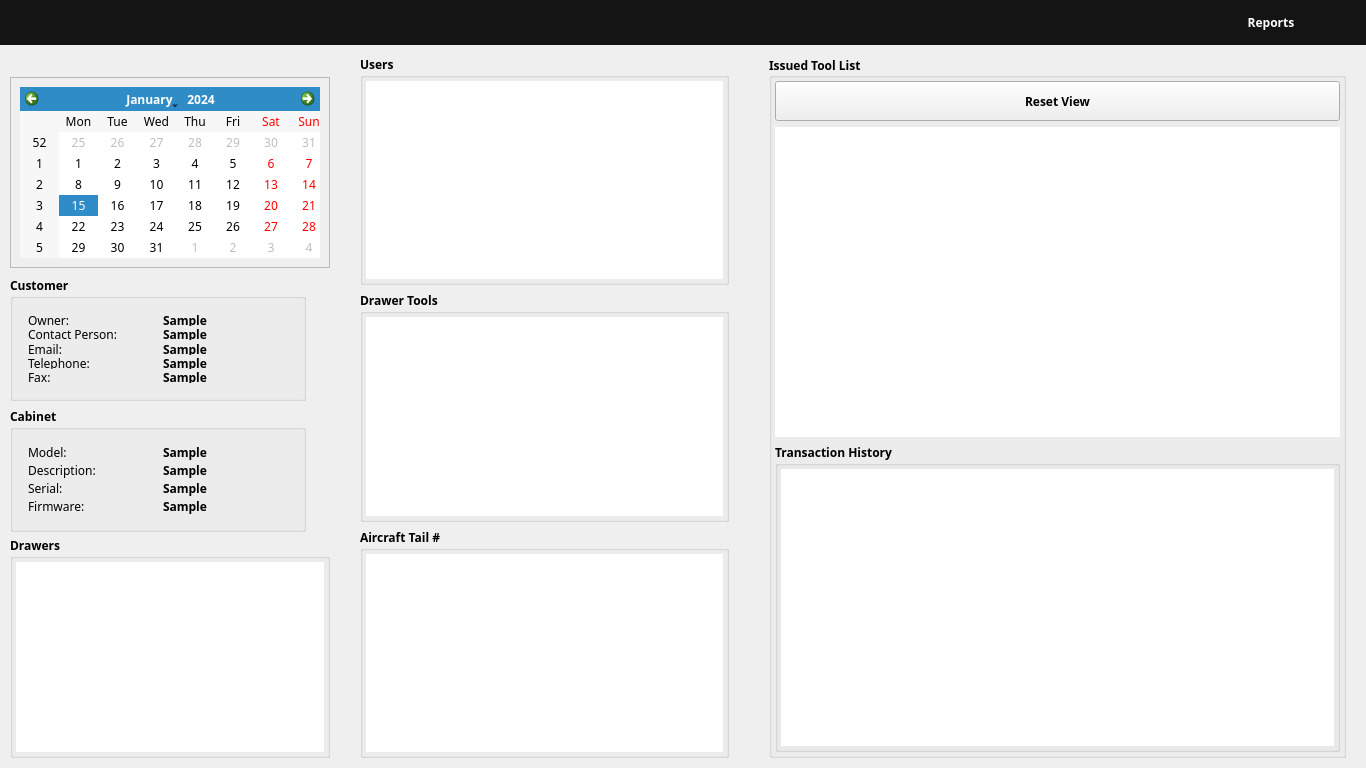
<?xml version="1.0" encoding="UTF-8"?>
<ui version="4.0">
 <class>dashboard</class>
 <widget class="QDialog" name="dashboard">
  <property name="geometry">
   <rect>
    <x>0</x>
    <y>0</y>
    <width>1366</width>
    <height>768</height>
   </rect>
  </property>
  <property name="sizePolicy">
   <sizepolicy hsizetype="Fixed" vsizetype="Fixed">
    <horstretch>0</horstretch>
    <verstretch>0</verstretch>
   </sizepolicy>
  </property>
  <property name="minimumSize">
   <size>
    <width>1366</width>
    <height>768</height>
   </size>
  </property>
  <property name="maximumSize">
   <size>
    <width>16777215</width>
    <height>857</height>
   </size>
  </property>
  <property name="font">
   <font>
    <family>Century Gothic</family>
    <pointsize>9</pointsize>
   </font>
  </property>
  <property name="windowTitle">
   <string>Dialog</string>
  </property>
  <layout class="QGridLayout" name="gridLayout">
   <property name="leftMargin">
    <number>0</number>
   </property>
   <property name="topMargin">
    <number>0</number>
   </property>
   <property name="rightMargin">
    <number>0</number>
   </property>
   <property name="bottomMargin">
    <number>0</number>
   </property>
   <item row="0" column="0">
    <layout class="QVBoxLayout" name="verticalLayout_5">
     <property name="spacing">
      <number>0</number>
     </property>
     <item>
      <widget class="QFrame" name="frame">
       <property name="sizePolicy">
        <sizepolicy hsizetype="Expanding" vsizetype="Fixed">
         <horstretch>0</horstretch>
         <verstretch>0</verstretch>
        </sizepolicy>
       </property>
       <property name="minimumSize">
        <size>
         <width>0</width>
         <height>45</height>
        </size>
       </property>
       <property name="maximumSize">
        <size>
         <width>16777215</width>
         <height>45</height>
        </size>
       </property>
       <property name="styleSheet">
        <string notr="true">background-color: rgb(20, 20, 20);</string>
       </property>
       <layout class="QHBoxLayout" name="horizontalLayout">
        <item>
         <widget class="QLabel" name="imglogo">
          <property name="sizePolicy">
           <sizepolicy hsizetype="Fixed" vsizetype="Fixed">
            <horstretch>0</horstretch>
            <verstretch>0</verstretch>
           </sizepolicy>
          </property>
          <property name="minimumSize">
           <size>
            <width>212</width>
            <height>22</height>
           </size>
          </property>
          <property name="maximumSize">
           <size>
            <width>212</width>
            <height>22</height>
           </size>
          </property>
          <property name="text">
           <string/>
          </property>
          <property name="pixmap">
           <pixmap>images/henhmantrak_logo_small.png</pixmap>
          </property>
         </widget>
        </item>
        <item>
         <widget class="QLabel" name="img_dashboard">
          <property name="minimumSize">
           <size>
            <width>212</width>
            <height>25</height>
           </size>
          </property>
          <property name="maximumSize">
           <size>
            <width>212</width>
            <height>25</height>
           </size>
          </property>
          <property name="text">
           <string/>
          </property>
          <property name="pixmap">
           <pixmap>images/dashboard.png</pixmap>
          </property>
         </widget>
        </item>
        <item>
         <spacer name="horizontalSpacer">
          <property name="orientation">
           <enum>Qt::Horizontal</enum>
          </property>
          <property name="sizeType">
           <enum>QSizePolicy::Expanding</enum>
          </property>
          <property name="sizeHint" stdset="0">
           <size>
            <width>100</width>
            <height>20</height>
           </size>
          </property>
         </spacer>
        </item>
        <item>
         <widget class="QPushButton" name="btnReports">
          <property name="font">
           <font>
            <family>Century Gothic</family>
            <pointsize>9</pointsize>
            <weight>75</weight>
            <bold>true</bold>
           </font>
          </property>
          <property name="styleSheet">
           <string notr="true">color: rgb(255, 255, 255);
background-color: rgb(0, 0, 0);</string>
          </property>
          <property name="text">
           <string>Reports</string>
          </property>
          <property name="flat">
           <bool>true</bool>
          </property>
         </widget>
        </item>
        <item>
         <widget class="QPushButton" name="btnClose">
          <property name="text">
           <string/>
          </property>
          <property name="icon">
           <iconset resource="resources.qrc">
            <normaloff>:/images/images/close.png</normaloff>:/images/images/close.png</iconset>
          </property>
          <property name="iconSize">
           <size>
            <width>24</width>
            <height>24</height>
           </size>
          </property>
          <property name="flat">
           <bool>true</bool>
          </property>
         </widget>
        </item>
       </layout>
      </widget>
     </item>
     <item>
      <layout class="QHBoxLayout" name="horizontalLayout_3">
       <property name="spacing">
        <number>0</number>
       </property>
       <item>
        <widget class="QFrame" name="frame">
         <property name="sizePolicy">
          <sizepolicy hsizetype="Fixed" vsizetype="Fixed">
           <horstretch>0</horstretch>
           <verstretch>0</verstretch>
          </sizepolicy>
         </property>
         <property name="minimumSize">
          <size>
           <width>300</width>
           <height>0</height>
          </size>
         </property>
         <property name="maximumSize">
          <size>
           <width>225</width>
           <height>16777215</height>
          </size>
         </property>
         <layout class="QVBoxLayout" name="verticalLayout">
          <property name="sizeConstraint">
           <enum>QLayout::SetMinimumSize</enum>
          </property>
          <property name="leftMargin">
           <number>10</number>
          </property>
          <property name="topMargin">
           <number>10</number>
          </property>
          <property name="rightMargin">
           <number>10</number>
          </property>
          <property name="bottomMargin">
           <number>10</number>
          </property>
          <item>
           <widget class="QLabel" name="logo">
            <property name="sizePolicy">
             <sizepolicy hsizetype="Expanding" vsizetype="Fixed">
              <horstretch>0</horstretch>
              <verstretch>0</verstretch>
             </sizepolicy>
            </property>
            <property name="text">
             <string/>
            </property>
            <property name="pixmap">
             <pixmap>images/comLogo.png</pixmap>
            </property>
           </widget>
          </item>
          <item>
           <widget class="QFrame" name="calendar">
            <property name="sizePolicy">
             <sizepolicy hsizetype="Fixed" vsizetype="Fixed">
              <horstretch>225</horstretch>
              <verstretch>162</verstretch>
             </sizepolicy>
            </property>
            <property name="maximumSize">
             <size>
              <width>320</width>
              <height>220</height>
             </size>
            </property>
            <property name="frameShape">
             <enum>QFrame::StyledPanel</enum>
            </property>
            <property name="frameShadow">
             <enum>QFrame::Raised</enum>
            </property>
            <layout class="QGridLayout" name="gridLayout_2">
             <item row="0" column="0">
              <widget class="QCalendarWidget" name="calendarWidget">
               <property name="sizePolicy">
                <sizepolicy hsizetype="Expanding" vsizetype="Fixed">
                 <horstretch>0</horstretch>
                 <verstretch>0</verstretch>
                </sizepolicy>
               </property>
               <property name="minimumSize">
                <size>
                 <width>0</width>
                 <height>0</height>
                </size>
               </property>
              </widget>
             </item>
            </layout>
           </widget>
          </item>
          <item>
           <widget class="QGroupBox" name="gbCustomer">
            <property name="sizePolicy">
             <sizepolicy hsizetype="Expanding" vsizetype="Fixed">
              <horstretch>225</horstretch>
              <verstretch>121</verstretch>
             </sizepolicy>
            </property>
            <property name="minimumSize">
             <size>
              <width>0</width>
              <height>125</height>
             </size>
            </property>
            <property name="maximumSize">
             <size>
              <width>296</width>
              <height>121</height>
             </size>
            </property>
            <property name="font">
             <font>
              <weight>75</weight>
              <bold>true</bold>
             </font>
            </property>
            <property name="title">
             <string>Customer</string>
            </property>
            <property name="flat">
             <bool>true</bool>
            </property>
            <layout class="QGridLayout" name="gridLayout_11">
             <item row="0" column="0">
              <layout class="QGridLayout" name="gridLayout_3">
               <property name="leftMargin">
                <number>6</number>
               </property>
               <property name="topMargin">
                <number>6</number>
               </property>
               <property name="rightMargin">
                <number>6</number>
               </property>
               <property name="bottomMargin">
                <number>6</number>
               </property>
               <property name="horizontalSpacing">
                <number>9</number>
               </property>
               <property name="verticalSpacing">
                <number>3</number>
               </property>
               <item row="0" column="1">
                <widget class="QLabel" name="owner">
                 <property name="text">
                  <string>Sample</string>
                 </property>
                </widget>
               </item>
               <item row="1" column="0">
                <widget class="QLabel" name="label_2">
                 <property name="font">
                  <font>
                   <weight>50</weight>
                   <bold>false</bold>
                  </font>
                 </property>
                 <property name="text">
                  <string>Contact Person:</string>
                 </property>
                </widget>
               </item>
               <item row="1" column="1">
                <widget class="QLabel" name="contact">
                 <property name="text">
                  <string>Sample</string>
                 </property>
                </widget>
               </item>
               <item row="2" column="0">
                <widget class="QLabel" name="label_3">
                 <property name="font">
                  <font>
                   <weight>50</weight>
                   <bold>false</bold>
                  </font>
                 </property>
                 <property name="text">
                  <string>Email:</string>
                 </property>
                </widget>
               </item>
               <item row="2" column="1">
                <widget class="QLabel" name="email">
                 <property name="text">
                  <string>Sample</string>
                 </property>
                </widget>
               </item>
               <item row="3" column="0">
                <widget class="QLabel" name="label_4">
                 <property name="font">
                  <font>
                   <weight>50</weight>
                   <bold>false</bold>
                  </font>
                 </property>
                 <property name="text">
                  <string>Telephone:</string>
                 </property>
                </widget>
               </item>
               <item row="3" column="1">
                <widget class="QLabel" name="telephone">
                 <property name="text">
                  <string>Sample</string>
                 </property>
                </widget>
               </item>
               <item row="4" column="0">
                <widget class="QLabel" name="label_5">
                 <property name="font">
                  <font>
                   <weight>50</weight>
                   <bold>false</bold>
                  </font>
                 </property>
                 <property name="text">
                  <string>Fax:</string>
                 </property>
                </widget>
               </item>
               <item row="4" column="1">
                <widget class="QLabel" name="fax">
                 <property name="text">
                  <string>Sample</string>
                 </property>
                </widget>
               </item>
               <item row="0" column="0">
                <widget class="QLabel" name="label">
                 <property name="font">
                  <font>
                   <weight>50</weight>
                   <bold>false</bold>
                  </font>
                 </property>
                 <property name="text">
                  <string>Owner:</string>
                 </property>
                </widget>
               </item>
              </layout>
             </item>
            </layout>
           </widget>
          </item>
          <item>
           <widget class="QGroupBox" name="gbCabinet">
            <property name="sizePolicy">
             <sizepolicy hsizetype="Expanding" vsizetype="Expanding">
              <horstretch>225</horstretch>
              <verstretch>121</verstretch>
             </sizepolicy>
            </property>
            <property name="minimumSize">
             <size>
              <width>0</width>
              <height>125</height>
             </size>
            </property>
            <property name="maximumSize">
             <size>
              <width>296</width>
              <height>121</height>
             </size>
            </property>
            <property name="font">
             <font>
              <weight>75</weight>
              <bold>true</bold>
             </font>
            </property>
            <property name="title">
             <string>Cabinet</string>
            </property>
            <property name="flat">
             <bool>true</bool>
            </property>
            <layout class="QGridLayout" name="gridLayout_12">
             <item row="0" column="0">
              <layout class="QGridLayout" name="gridLayout_4">
               <property name="leftMargin">
                <number>6</number>
               </property>
               <property name="topMargin">
                <number>6</number>
               </property>
               <property name="rightMargin">
                <number>6</number>
               </property>
               <property name="bottomMargin">
                <number>6</number>
               </property>
               <property name="horizontalSpacing">
                <number>9</number>
               </property>
               <property name="verticalSpacing">
                <number>3</number>
               </property>
               <item row="0" column="1">
                <widget class="QLabel" name="model">
                 <property name="text">
                  <string>Sample</string>
                 </property>
                </widget>
               </item>
               <item row="1" column="1">
                <widget class="QLabel" name="description">
                 <property name="text">
                  <string>Sample</string>
                 </property>
                </widget>
               </item>
               <item row="2" column="1">
                <widget class="QLabel" name="serial">
                 <property name="text">
                  <string>Sample</string>
                 </property>
                </widget>
               </item>
               <item row="2" column="0">
                <widget class="QLabel" name="label_7">
                 <property name="font">
                  <font>
                   <weight>50</weight>
                   <bold>false</bold>
                  </font>
                 </property>
                 <property name="text">
                  <string>Serial:</string>
                 </property>
                </widget>
               </item>
               <item row="3" column="0">
                <widget class="QLabel" name="label_8">
                 <property name="font">
                  <font>
                   <weight>50</weight>
                   <bold>false</bold>
                  </font>
                 </property>
                 <property name="text">
                  <string>Firmware:</string>
                 </property>
                </widget>
               </item>
               <item row="1" column="0">
                <widget class="QLabel" name="label_6">
                 <property name="font">
                  <font>
                   <weight>50</weight>
                   <bold>false</bold>
                  </font>
                 </property>
                 <property name="text">
                  <string>Description:</string>
                 </property>
                </widget>
               </item>
               <item row="0" column="0">
                <widget class="QLabel" name="label_10">
                 <property name="font">
                  <font>
                   <weight>50</weight>
                   <bold>false</bold>
                  </font>
                 </property>
                 <property name="text">
                  <string>Model:</string>
                 </property>
                </widget>
               </item>
               <item row="3" column="1">
                <widget class="QLabel" name="firmware">
                 <property name="text">
                  <string>Sample</string>
                 </property>
                </widget>
               </item>
              </layout>
             </item>
            </layout>
           </widget>
          </item>
          <item>
           <widget class="QGroupBox" name="gbDrawers">
            <property name="sizePolicy">
             <sizepolicy hsizetype="Expanding" vsizetype="Expanding">
              <horstretch>0</horstretch>
              <verstretch>0</verstretch>
             </sizepolicy>
            </property>
            <property name="minimumSize">
             <size>
              <width>0</width>
              <height>100</height>
             </size>
            </property>
            <property name="font">
             <font>
              <weight>75</weight>
              <bold>true</bold>
             </font>
            </property>
            <property name="title">
             <string>Drawers</string>
            </property>
            <property name="flat">
             <bool>true</bool>
            </property>
            <layout class="QGridLayout" name="gridLayout_5">
             <property name="leftMargin">
              <number>3</number>
             </property>
             <property name="topMargin">
              <number>3</number>
             </property>
             <property name="rightMargin">
              <number>3</number>
             </property>
             <property name="bottomMargin">
              <number>3</number>
             </property>
             <item row="0" column="0">
              <widget class="QTableView" name="tableDrawerView">
               <property name="sizePolicy">
                <sizepolicy hsizetype="Expanding" vsizetype="Expanding">
                 <horstretch>0</horstretch>
                 <verstretch>0</verstretch>
                </sizepolicy>
               </property>
               <property name="font">
                <font>
                 <family>Century Gothic</family>
                </font>
               </property>
               <property name="frameShape">
                <enum>QFrame::NoFrame</enum>
               </property>
               <property name="frameShadow">
                <enum>QFrame::Plain</enum>
               </property>
               <property name="alternatingRowColors">
                <bool>true</bool>
               </property>
               <property name="selectionMode">
                <enum>QAbstractItemView::SingleSelection</enum>
               </property>
               <property name="selectionBehavior">
                <enum>QAbstractItemView::SelectRows</enum>
               </property>
               <property name="sortingEnabled">
                <bool>true</bool>
               </property>
               <attribute name="horizontalHeaderStretchLastSection">
                <bool>true</bool>
               </attribute>
               <attribute name="verticalHeaderShowSortIndicator" stdset="0">
                <bool>true</bool>
               </attribute>
              </widget>
             </item>
            </layout>
           </widget>
          </item>
         </layout>
        </widget>
       </item>
       <item>
        <widget class="QFrame" name="frame">
         <property name="sizePolicy">
          <sizepolicy hsizetype="Fixed" vsizetype="Preferred">
           <horstretch>0</horstretch>
           <verstretch>0</verstretch>
          </sizepolicy>
         </property>
         <property name="minimumSize">
          <size>
           <width>409</width>
           <height>0</height>
          </size>
         </property>
         <layout class="QVBoxLayout" name="verticalLayout_2">
          <property name="leftMargin">
           <number>20</number>
          </property>
          <property name="topMargin">
           <number>10</number>
          </property>
          <property name="rightMargin">
           <number>20</number>
          </property>
          <property name="bottomMargin">
           <number>10</number>
          </property>
          <item>
           <widget class="QGroupBox" name="gbUsers">
            <property name="font">
             <font>
              <weight>75</weight>
              <bold>true</bold>
             </font>
            </property>
            <property name="title">
             <string>Users</string>
            </property>
            <property name="flat">
             <bool>true</bool>
            </property>
            <layout class="QGridLayout" name="gridLayout_6">
             <property name="leftMargin">
              <number>3</number>
             </property>
             <property name="topMargin">
              <number>3</number>
             </property>
             <property name="rightMargin">
              <number>3</number>
             </property>
             <property name="bottomMargin">
              <number>3</number>
             </property>
             <item row="0" column="0">
              <widget class="QTableView" name="tableUserView">
               <property name="sizePolicy">
                <sizepolicy hsizetype="Preferred" vsizetype="Preferred">
                 <horstretch>0</horstretch>
                 <verstretch>0</verstretch>
                </sizepolicy>
               </property>
               <property name="font">
                <font>
                 <family>Century Gothic</family>
                </font>
               </property>
               <property name="frameShape">
                <enum>QFrame::NoFrame</enum>
               </property>
               <property name="frameShadow">
                <enum>QFrame::Plain</enum>
               </property>
               <property name="alternatingRowColors">
                <bool>true</bool>
               </property>
               <property name="selectionMode">
                <enum>QAbstractItemView::SingleSelection</enum>
               </property>
               <property name="selectionBehavior">
                <enum>QAbstractItemView::SelectRows</enum>
               </property>
               <property name="sortingEnabled">
                <bool>true</bool>
               </property>
               <attribute name="horizontalHeaderStretchLastSection">
                <bool>true</bool>
               </attribute>
               <attribute name="verticalHeaderShowSortIndicator" stdset="0">
                <bool>true</bool>
               </attribute>
              </widget>
             </item>
            </layout>
           </widget>
          </item>
          <item>
           <widget class="QGroupBox" name="gbTools">
            <property name="font">
             <font>
              <weight>75</weight>
              <bold>true</bold>
             </font>
            </property>
            <property name="title">
             <string>Drawer Tools</string>
            </property>
            <property name="flat">
             <bool>true</bool>
            </property>
            <layout class="QGridLayout" name="gridLayout_7">
             <property name="leftMargin">
              <number>3</number>
             </property>
             <property name="topMargin">
              <number>3</number>
             </property>
             <property name="rightMargin">
              <number>3</number>
             </property>
             <property name="bottomMargin">
              <number>3</number>
             </property>
             <item row="0" column="0">
              <widget class="QTableView" name="tableToolsView">
               <property name="sizePolicy">
                <sizepolicy hsizetype="Preferred" vsizetype="Preferred">
                 <horstretch>0</horstretch>
                 <verstretch>0</verstretch>
                </sizepolicy>
               </property>
               <property name="font">
                <font>
                 <family>Century Gothic</family>
                </font>
               </property>
               <property name="frameShape">
                <enum>QFrame::NoFrame</enum>
               </property>
               <property name="frameShadow">
                <enum>QFrame::Plain</enum>
               </property>
               <property name="alternatingRowColors">
                <bool>true</bool>
               </property>
               <property name="selectionMode">
                <enum>QAbstractItemView::SingleSelection</enum>
               </property>
               <property name="selectionBehavior">
                <enum>QAbstractItemView::SelectRows</enum>
               </property>
               <property name="sortingEnabled">
                <bool>true</bool>
               </property>
               <attribute name="horizontalHeaderStretchLastSection">
                <bool>true</bool>
               </attribute>
               <attribute name="verticalHeaderShowSortIndicator" stdset="0">
                <bool>true</bool>
               </attribute>
              </widget>
             </item>
            </layout>
           </widget>
          </item>
          <item>
           <widget class="QGroupBox" name="gbTail">
            <property name="font">
             <font>
              <weight>75</weight>
              <bold>true</bold>
             </font>
            </property>
            <property name="title">
             <string>Aircraft Tail #</string>
            </property>
            <property name="flat">
             <bool>true</bool>
            </property>
            <layout class="QGridLayout" name="gridLayout_8">
             <property name="leftMargin">
              <number>3</number>
             </property>
             <property name="topMargin">
              <number>3</number>
             </property>
             <property name="rightMargin">
              <number>3</number>
             </property>
             <property name="bottomMargin">
              <number>3</number>
             </property>
             <item row="0" column="0">
              <widget class="QTableView" name="tableTailView">
               <property name="sizePolicy">
                <sizepolicy hsizetype="Preferred" vsizetype="Preferred">
                 <horstretch>0</horstretch>
                 <verstretch>0</verstretch>
                </sizepolicy>
               </property>
               <property name="font">
                <font>
                 <family>Century Gothic</family>
                </font>
               </property>
               <property name="frameShape">
                <enum>QFrame::NoFrame</enum>
               </property>
               <property name="frameShadow">
                <enum>QFrame::Plain</enum>
               </property>
               <property name="alternatingRowColors">
                <bool>true</bool>
               </property>
               <property name="selectionMode">
                <enum>QAbstractItemView::SingleSelection</enum>
               </property>
               <property name="selectionBehavior">
                <enum>QAbstractItemView::SelectRows</enum>
               </property>
               <property name="sortingEnabled">
                <bool>true</bool>
               </property>
               <attribute name="horizontalHeaderStretchLastSection">
                <bool>true</bool>
               </attribute>
               <attribute name="verticalHeaderShowSortIndicator" stdset="0">
                <bool>true</bool>
               </attribute>
              </widget>
             </item>
            </layout>
           </widget>
          </item>
         </layout>
        </widget>
       </item>
       <item>
        <layout class="QVBoxLayout" name="verticalLayout_4">
         <property name="leftMargin">
          <number>20</number>
         </property>
         <property name="topMargin">
          <number>10</number>
         </property>
         <property name="rightMargin">
          <number>20</number>
         </property>
         <property name="bottomMargin">
          <number>10</number>
         </property>
         <item>
          <widget class="QGroupBox" name="gbIssued">
           <property name="sizePolicy">
            <sizepolicy hsizetype="Preferred" vsizetype="Minimum">
             <horstretch>0</horstretch>
             <verstretch>0</verstretch>
            </sizepolicy>
           </property>
           <property name="font">
            <font>
             <weight>75</weight>
             <bold>true</bold>
            </font>
           </property>
           <property name="title">
            <string>Issued Tool List</string>
           </property>
           <property name="alignment">
            <set>Qt::AlignLeading|Qt::AlignLeft|Qt::AlignVCenter</set>
           </property>
           <property name="flat">
            <bool>true</bool>
           </property>
           <layout class="QGridLayout" name="gridLayout_9">
            <property name="leftMargin">
             <number>3</number>
            </property>
            <property name="topMargin">
             <number>3</number>
            </property>
            <property name="rightMargin">
             <number>3</number>
            </property>
            <property name="bottomMargin">
             <number>3</number>
            </property>
            <item row="1" column="0">
             <widget class="QTableView" name="tableIssuedView">
              <property name="sizePolicy">
               <sizepolicy hsizetype="Preferred" vsizetype="Preferred">
                <horstretch>0</horstretch>
                <verstretch>0</verstretch>
               </sizepolicy>
              </property>
              <property name="font">
               <font>
                <family>Century Gothic</family>
               </font>
              </property>
              <property name="frameShape">
               <enum>QFrame::NoFrame</enum>
              </property>
              <property name="frameShadow">
               <enum>QFrame::Plain</enum>
              </property>
              <property name="alternatingRowColors">
               <bool>true</bool>
              </property>
              <property name="selectionMode">
               <enum>QAbstractItemView::SingleSelection</enum>
              </property>
              <property name="selectionBehavior">
               <enum>QAbstractItemView::SelectRows</enum>
              </property>
              <property name="sortingEnabled">
               <bool>true</bool>
              </property>
              <attribute name="horizontalHeaderStretchLastSection">
               <bool>true</bool>
              </attribute>
              <attribute name="verticalHeaderShowSortIndicator" stdset="0">
               <bool>true</bool>
              </attribute>
             </widget>
            </item>
            <item row="2" column="0">
             <widget class="QGroupBox" name="gbHistory">
              <property name="font">
               <font>
                <weight>75</weight>
                <bold>true</bold>
               </font>
              </property>
              <property name="title">
               <string>Transaction History</string>
              </property>
              <property name="flat">
               <bool>true</bool>
              </property>
              <layout class="QGridLayout" name="gridLayout_10">
               <property name="leftMargin">
                <number>3</number>
               </property>
               <property name="topMargin">
                <number>3</number>
               </property>
               <property name="rightMargin">
                <number>3</number>
               </property>
               <property name="bottomMargin">
                <number>3</number>
               </property>
               <item row="0" column="0">
                <widget class="QTableView" name="tableHistoryView">
                 <property name="sizePolicy">
                  <sizepolicy hsizetype="Preferred" vsizetype="Preferred">
                   <horstretch>0</horstretch>
                   <verstretch>0</verstretch>
                  </sizepolicy>
                 </property>
                 <property name="font">
                  <font>
                   <family>Century Gothic</family>
                  </font>
                 </property>
                 <property name="frameShape">
                  <enum>QFrame::NoFrame</enum>
                 </property>
                 <property name="frameShadow">
                  <enum>QFrame::Plain</enum>
                 </property>
                 <property name="alternatingRowColors">
                  <bool>true</bool>
                 </property>
                 <property name="selectionMode">
                  <enum>QAbstractItemView::SingleSelection</enum>
                 </property>
                 <property name="selectionBehavior">
                  <enum>QAbstractItemView::SelectRows</enum>
                 </property>
                 <property name="sortingEnabled">
                  <bool>true</bool>
                 </property>
                 <attribute name="horizontalHeaderStretchLastSection">
                  <bool>true</bool>
                 </attribute>
                </widget>
               </item>
              </layout>
             </widget>
            </item>
            <item row="0" column="0">
             <widget class="QPushButton" name="pushButton">
              <property name="minimumSize">
               <size>
                <width>0</width>
                <height>40</height>
               </size>
              </property>
              <property name="maximumSize">
               <size>
                <width>16777215</width>
                <height>40</height>
               </size>
              </property>
              <property name="text">
               <string>Reset View</string>
              </property>
              <property name="flat">
               <bool>false</bool>
              </property>
             </widget>
            </item>
           </layout>
          </widget>
         </item>
        </layout>
       </item>
      </layout>
     </item>
    </layout>
   </item>
  </layout>
 </widget>
 <resources>
  <include location="resources.qrc"/>
 </resources>
 <connections/>
</ui>
